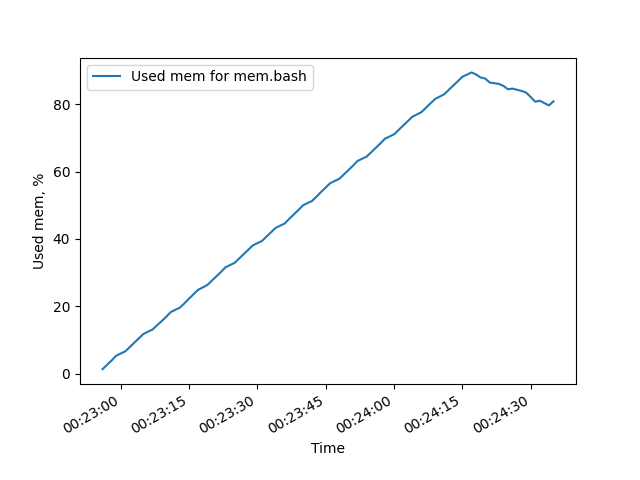

Here is the Python script that generated this plot:
import datetime as dt
import matplotlib.pyplot as plt

times = []
with open('time.log') as f:
    times = [dt.datetime.strptime(line.rstrip(), '%I:%M:%S %p') for line in f]

mems = []
with open('mem.log') as f:
    mems = [float(line.rstrip()) for line in f]

plt.plot(times, mems, label="Used mem for mem.bash")

plt.gcf().autofmt_xdate()

plt.xlabel('Time')
plt.ylabel('Used mem, %')
plt.legend()

plt.savefig('used_mem.png')
